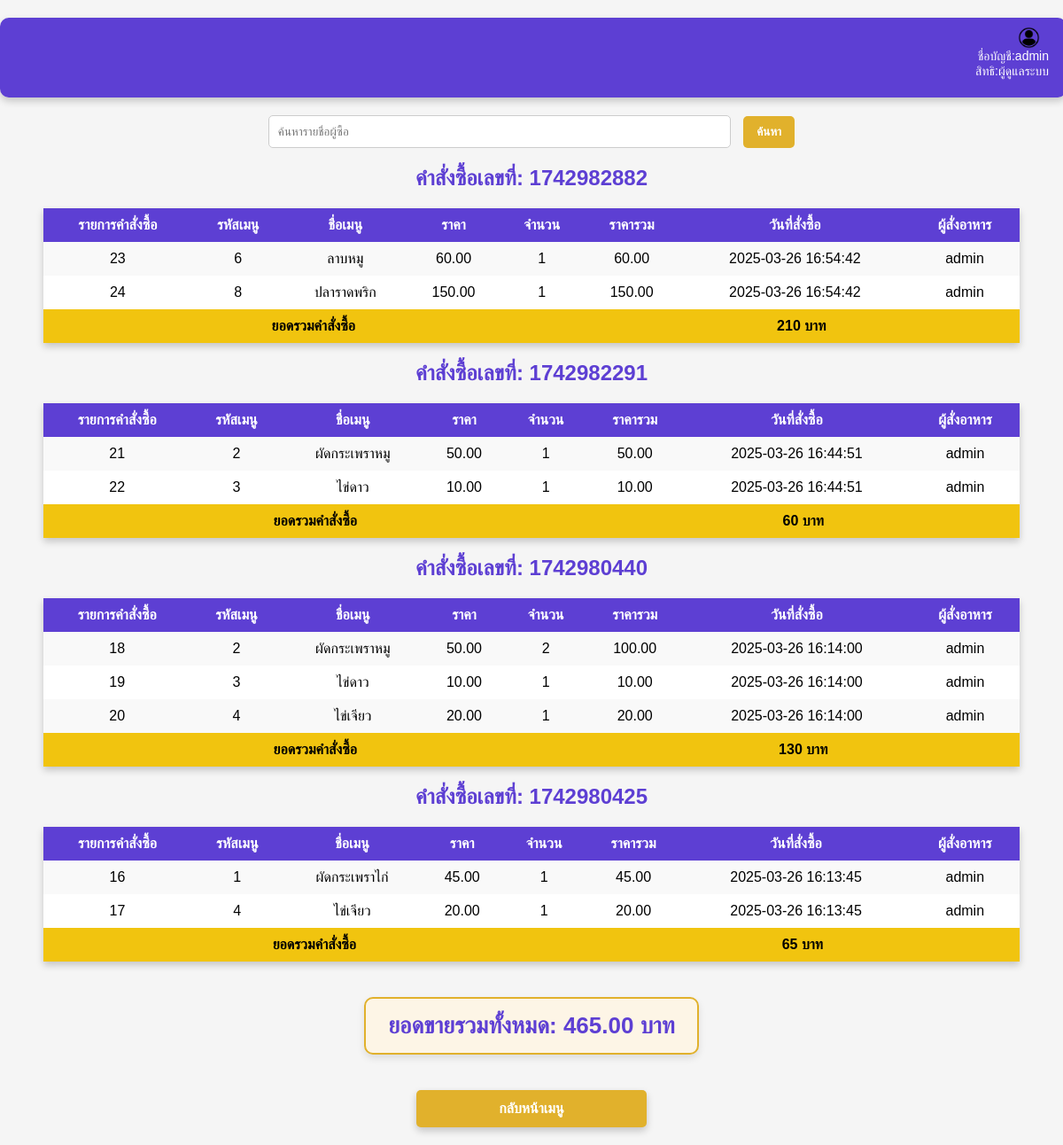
The page /Ordersummary/displaySummary.php (signed in) on the database its author committed.
### tables this page shows
CREATE TABLE `summary` (
  `menu_id` int(11) NOT NULL,
  `menu_name` varchar(250) NOT NULL,
  `price` decimal(10,2) NOT NULL,
  `quantity` int(11) NOT NULL,
  `total_price` decimal(10,2) NOT NULL,
  `order_date` datetime NOT NULL,
  `user_name` varchar(100) NOT NULL,
  `order_id` int(11) NOT NULL,
  `order_group_id` int(11) NOT NULL
);

### Ordersummary/displaySummary.php (the view, shortened to what this page needs)
<?php
include_once("connectdb.php");
if (isset($_COOKIE["username"]) and isset($_COOKIE["UserGroup"])) {
    $username = $_COOKIE["username"];
    $userGroup = $_COOKIE["UserGroup"];
} else {
    echo '<script>
        alert("ยังไม่ได้ login");
        window.location.href="inputLogin.php";
    </script>';
    exit();
}
$search = "";
$sql = "SELECT * FROM summary WHERE user_name LIKE '%$search%' ORDER BY order_group_id DESC";
$result = $conn->query($sql);
$totalSql = "SELECT SUM(total_price) AS total_sales FROM summary";
$totalResult = $conn->query($totalSql);
$totalRow = $totalResult->fetch_assoc();
$totalSales = $totalRow['total_sales'];
?>
<!DOCTYPE html>
<html lang="en">
<head>
</head>
<body>
    <div class ="login">
        <IMG src="icon/login.png" width="25" height="25">
        <ul>
            <?php
            echo "<li>ชื่อบัญชี:$username</li>";
            echo "<li>สิทธิ:$userGroup</li>";
            ?>
        </ul>
    </div>
    <form method="GET">
    <?php
        if ($result->num_rows > 0) {
            $currentGroup = null;
            $groupTotal = 0;
            echo "
            <input type='text' name='search' placeholder='ค้นหารายชื่อผู้ซื้อ'
            style='width: 500px;' value=$search >
            <input type='submit' value='ค้นหา'>";
            while ($row = $result->fetch_assoc()) {
                $orderId = $row["order_id"];
                $orderGroupId = $row["order_group_id"];
                $menuId = $row["menu_id"];
                $menuName = $row["menu_name"];
                $price = $row["price"];
                $quantity = $row["quantity"];
                $totalPrice = $row["total_price"];
                $orderDate = $row["order_date"];
                $userName = $row["user_name"];
                if ($orderGroupId !== $currentGroup) {
                    if (!is_null($currentGroup)) {
                        echo "<tr style='background-color: #f1c40f; font-weight: bold;'>
                                <td colspan='5'>ยอดรวมคำสั่งซื้อ</td>
                                <td colspan='3'> $groupTotal บาท</td>
                            </tr></table>";
                        $groupTotal = 0;
                    }
                    echo "<h2 style='text-align:center; color:#5d3fd3;'>คำสั่งซื้อเลขที่: $orderGroupId</h2>";
                    echo "<table>
                            <tr style='background-color:burlywood'>
                                <th>รายการคำสั่งซื้อ</th>
                                <th>รหัสเมนู</th>
                                <th>ชื่อเมนู</th>
                                <th>ราคา</th>
                                <th>จำนวน</th>
                                <th>ราคารวม</th>
                                <th>วันที่สั่งซื้อ</th>
                                <th>ผู้สั่งอาหาร</th>
                            </tr>";
                    $currentGroup = $orderGroupId;
                }
                echo "<tr>
                        <td>$orderId</td>
                        <td>$menuId</td>
                        <td>$menuName</td>
                        <td>$price</td>
                        <td>$quantity</td>
                        <td>$totalPrice</td>
                        <td>$orderDate</td>
                        <td>$userName</td>
                    </tr>";
                $groupTotal += $totalPrice;
            }
            echo "<tr style='background-color: #f1c40f; font-weight: bold;'>
                    <td colspan='5'> ยอดรวมคำสั่งซื้อ </td>
                    <td colspan='3'> $groupTotal บาท </td>
                </tr></table>";
            echo "<div class='final-total'>
                ยอดขายรวมทั้งหมด: $totalSales บาท
                </div>";
            echo "<a href='../menu.php'>กลับหน้าเมนู</a>";
        } else {
            echo "<center><h2>ไม่พบข้อมูลในฐานข้อมูล</h2></center>
                <a href='../menu.php'>ย้อนกลับ</a>";
        }
    ?>
    </form>
</body>
</html>

### Ordersummary/displaySummary.php (style rules this page uses)
body { font-family: Arial, sans-serif; background-color: #f5f5f5; margin: 0; padding: 0; }
.login { width: 97%; height: 70px; text-align: right; padding: 10px 20px; margin: 20px auto; background-color: #5d3fd3; color: white; border-radius: 10px; box-shadow: 0 4px 8px rgba(0, 0, 0, 0.2); }
.login ul { list-style-type: none; padding: 0; margin: 0; }
.login ul li { font-size: 14px; }
.login img { margin-right: 10px; vertical-align: middle; }
form { text-align: center; margin: 20px; }
table { width: 95%; margin: 20px auto; border-collapse: collapse; box-shadow: 0 4px 8px rgba(0, 0, 0, 0.2); }
table th, table td { padding: 10px; text-align: center; }
table th { background-color: #5d3fd3; color: white; }
table tr:nth-child(even) { background-color: #f9f9f9; }
table tr:nth-child(odd) { background-color: #ffffff; }
input[type="text"] { padding: 10px; border: 1px solid #ccc; border-radius: 5px; margin-right: 10px; width: 70%; }
input[type="submit"] { background-color: #e1b12c; color: white; border: none; padding: 10px 15px; border-radius: 5px; font-weight: bold; cursor: pointer; transition: all 0.3s ease; }
a[href="../menu.php"], a[href="displaySummary.php"] { display: block; text-align: center; background-color: #e1b12c; color: white; padding: 12px 20px; border-radius: 5px; width: 220px; margin: 20px auto; font-weight: bold; text-transform: uppercase; box-shadow: 0 4px 8px rgba(0, 0, 0, 0.2); transition: all 0.3s ease; text-decoration: none; }
.final-total { font-size: 26px; font-weight: bold; color: #5d3fd3; text-align: center; margin: 20px auto; background-color: #fdf5e6; padding: 15px 25px; border-radius: 10px; box-shadow: 0 4px 8px rgba(0, 0, 0, 0.1); display: inline-block; border: 2px solid #e1b12c; }

### rows shown on the page
summary: order_group "1742982882", order_id "23", menu "6", menu_name "ลาบหมู", price "60.00", quantity "1", total_price "60.00", order_date "2025-03-26 16:54:42", user_name "admin"
summary: order_id "24", menu "8", menu_name "ปลาราดพริก", price "150.00", quantity "1", total_price "150.00", order_date "2025-03-26 16:54:42", user_name "admin"
summary: groupTotal "210", order_group "1742982291", order_id "21", menu "2", menu_name "ผัดกระเพราหมู", price "50.00", quantity "1", total_price "50.00", order_date "2025-03-26 16:44:51", user_name "admin"
summary: order_id "22", menu "3", menu_name "ไข่ดาว", price "10.00", quantity "1", total_price "10.00", order_date "2025-03-26 16:44:51", user_name "admin"
summary: groupTotal "60", order_group "1742980440", order_id "18", menu "2", menu_name "ผัดกระเพราหมู", price "50.00", quantity "2", total_price "100.00", order_date "2025-03-26 16:14:00", user_name "admin"
summary: order_id "19", menu "3", menu_name "ไข่ดาว", price "10.00", quantity "1", total_price "10.00", order_date "2025-03-26 16:14:00", user_name "admin"
summary: order_id "20", menu "4", menu_name "ไข่เจียว", price "20.00", quantity "1", total_price "20.00", order_date "2025-03-26 16:14:00", user_name "admin"
summary: groupTotal "130", order_group "1742980425", order_id "16", menu "1", menu_name "ผัดกระเพราไก่", price "45.00", quantity "1", total_price "45.00", order_date "2025-03-26 16:13:45", user_name "admin"
summary: order_id "17", menu "4", menu_name "ไข่เจียว", price "20.00", quantity "1", total_price "20.00", order_date "2025-03-26 16:13:45", user_name "admin"

### other values the page prints
$username "admin"
$userGroup "ผู้ดูแลระบบ"
$groupTotal "65"
$totalSales "465.00"
